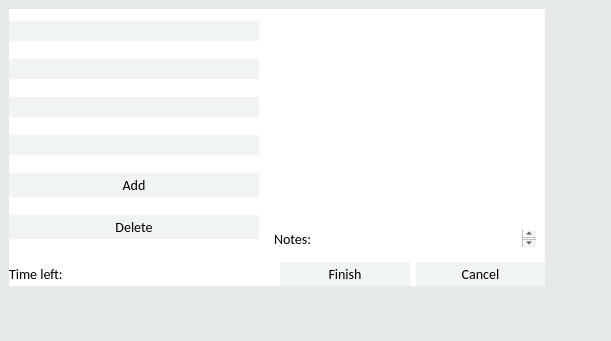
<?xml version="1.0" encoding="UTF-8"?>
<ui version="4.0">
 <class>ClockoutForm</class>
 <widget class="QWidget" name="ClockoutForm">
  <property name="geometry">
   <rect>
    <x>0</x>
    <y>0</y>
    <width>611</width>
    <height>341</height>
   </rect>
  </property>
  <property name="font">
   <font>
    <family>Calibri</family>
    <pointsize>-1</pointsize>
   </font>
  </property>
  <property name="windowTitle">
   <string>Time-Track</string>
  </property>
  <property name="styleSheet">
   <string notr="true">QWidget#ClockoutForm{

background-color:#E5EAE7;
}
*{
font-family:&quot;Calibri&quot;;
font-size: 14px;

}



QStackedWidget{
margin:0px;
padding:0px;
}


QWidget{

margin:0px;
padding:0px;
}
QWidget#bigwidger{
background-color:#FFFFFF;
border:none;
}



QTableWidget{
border:none;
}
QTextEdit{
border:none;
}


QPushButton{
padding:3px;
border:none;
background-color:#F1F4F5;
}
QPushButton:hover:!pressed{
background-color:#E4E9EB;
}


QDateTimeEdit{
border:none;
background-color:#F1F4F5;
}
QDateEditTime:hover{
border:none;
background-color:#E4E9EB;
}
QDateEditTime::drop-down{
border:none;
}


QComboBox{
border:none;
background-color:#F1F4F5;
}
QComboBox:hover {
background-color:#E4E9EB;
}
QComboBox:drop-down{
border:none;
}


QRadioButton{
padding:0px;
margin:0px;
}


QGroupBox {
    border: 0px solid gray;
	
    margin-top: 0.5em;
	margin-right:0px;
	margin-left:0px;
}
QGroupBox::title {
    subcontrol-origin: margin;
    left: 10px;
    padding: 0 3px 0 3px;
}
</string>
  </property>
  <widget class="QWidget" name="bigwidger" native="true">
   <property name="geometry">
    <rect>
     <x>9</x>
     <y>9</y>
     <width>536</width>
     <height>277</height>
    </rect>
   </property>
   <layout class="QVBoxLayout" name="verticalLayout_2">
    <item>
     <layout class="QHBoxLayout" name="horizontalLayout">
      <item>
       <layout class="QVBoxLayout" name="verticalLayout">
        <property name="sizeConstraint">
         <enum>QLayout::SetMinimumSize</enum>
        </property>
        <item>
         <widget class="QComboBox" name="Projects">
          <property name="maximumSize">
           <size>
            <width>250</width>
            <height>16777215</height>
           </size>
          </property>
          <property name="sizeAdjustPolicy">
           <enum>QComboBox::AdjustToContents</enum>
          </property>
         </widget>
        </item>
        <item>
         <widget class="QComboBox" name="Items">
          <property name="maximumSize">
           <size>
            <width>250</width>
            <height>16777215</height>
           </size>
          </property>
         </widget>
        </item>
        <item>
         <widget class="QComboBox" name="Times">
          <property name="maximumSize">
           <size>
            <width>250</width>
            <height>16777215</height>
           </size>
          </property>
         </widget>
        </item>
        <item>
         <widget class="QComboBox" name="Lunch"/>
        </item>
        <item>
         <widget class="QPushButton" name="Add">
          <property name="minimumSize">
           <size>
            <width>250</width>
            <height>0</height>
           </size>
          </property>
          <property name="maximumSize">
           <size>
            <width>250</width>
            <height>16777215</height>
           </size>
          </property>
          <property name="text">
           <string>Add</string>
          </property>
         </widget>
        </item>
        <item>
         <widget class="QPushButton" name="Delete">
          <property name="maximumSize">
           <size>
            <width>250</width>
            <height>16777215</height>
           </size>
          </property>
          <property name="text">
           <string>Delete</string>
          </property>
         </widget>
        </item>
       </layout>
      </item>
      <item>
       <layout class="QVBoxLayout" name="verticalLayout_3">
        <item>
         <widget class="QTableWidget" name="Sections">
          <attribute name="verticalHeaderMinimumSectionSize">
           <number>30</number>
          </attribute>
         </widget>
        </item>
        <item>
         <widget class="QWidget" name="DescriptionWidget" native="true">
          <property name="maximumSize">
           <size>
            <width>16777215</width>
            <height>35</height>
           </size>
          </property>
          <layout class="QHBoxLayout" name="horizontalLayout_3">
           <item>
            <widget class="QLabel" name="label_2">
             <property name="maximumSize">
              <size>
               <width>16777215</width>
               <height>26</height>
              </size>
             </property>
             <property name="text">
              <string>Notes:</string>
             </property>
            </widget>
           </item>
           <item>
            <widget class="QTextEdit" name="Description">
             <property name="maximumSize">
              <size>
               <width>16777215</width>
               <height>26</height>
              </size>
             </property>
            </widget>
           </item>
          </layout>
         </widget>
        </item>
       </layout>
      </item>
     </layout>
    </item>
    <item>
     <layout class="QHBoxLayout" name="horizontalLayout_2">
      <item>
       <widget class="QLabel" name="label">
        <property name="text">
         <string>Time left:</string>
        </property>
       </widget>
      </item>
      <item>
       <widget class="QLabel" name="timeLeft">
        <property name="text">
         <string/>
        </property>
       </widget>
      </item>
      <item>
       <widget class="QPushButton" name="FinishedButton">
        <property name="text">
         <string>Finish</string>
        </property>
       </widget>
      </item>
      <item>
       <widget class="QPushButton" name="CancelButton">
        <property name="text">
         <string>Cancel</string>
        </property>
       </widget>
      </item>
     </layout>
    </item>
   </layout>
  </widget>
 </widget>
 <resources/>
 <connections/>
</ui>
